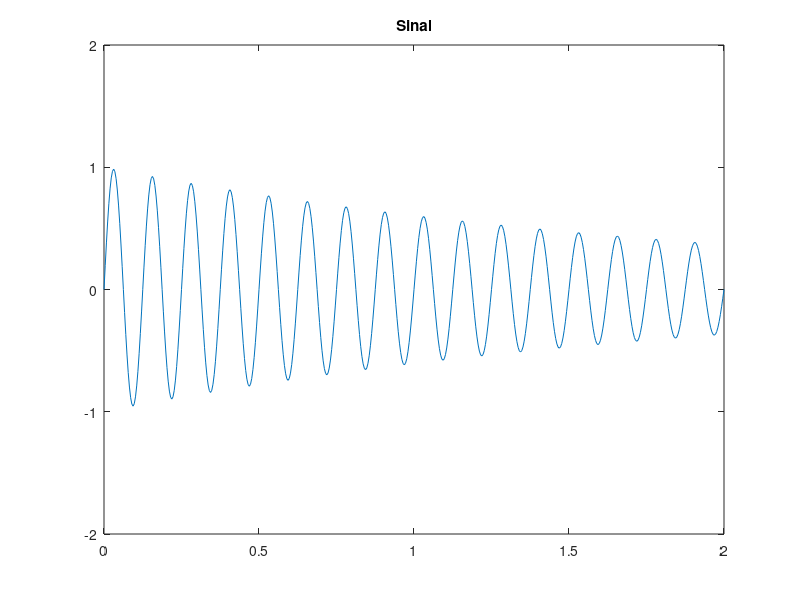
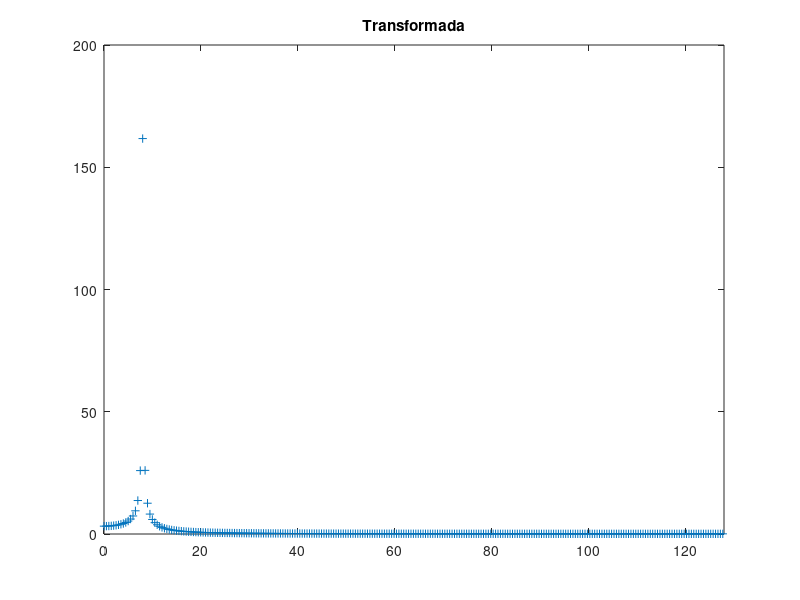

These charts were generated, in order, by the following MATLAB code:
clc; clear; close all;
% FFT of FID slide 3
F=8;
SR=256;
t2=2;
dt=1/SR;
t = 0:dt:2;
s = sin(2*pi*F*t).*exp(-t/t2);
figure();
plot(t,s); title('Sinal');
axis([0 2 -2 2]);

% Transformada
S = fft(s);
fmax=length(S);
df=(1/dt)/length(S);
freq=(0:length(S)-1)*df; % Definir o eixo das frequências
figure();
plot(freq,abs(S), Marker="+"); title('Transformada');
xlim([0 (1/dt)/2]);
ylim([0 200]);